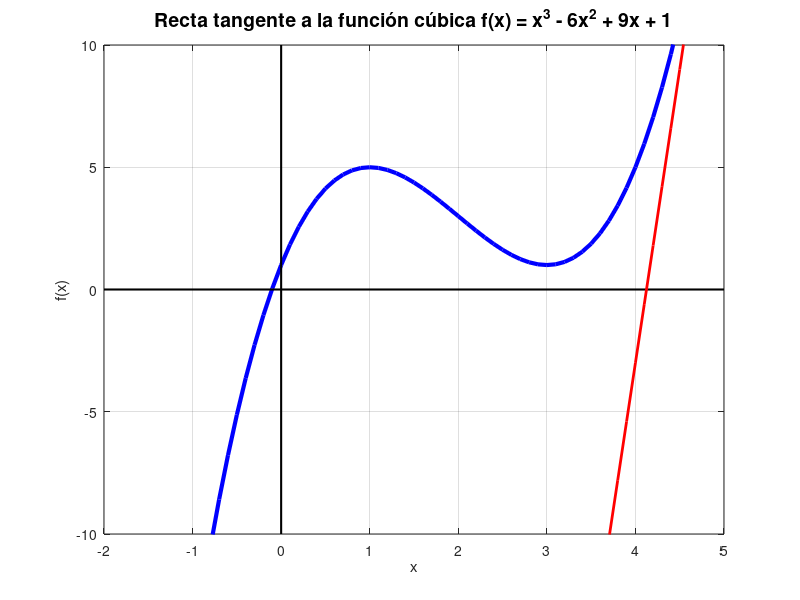

Write the MATLAB code that produced this figure.
% Limpiar la pantalla y las variables
clc;
clear;

% Definir el rango de x para la función cúbica
x = -2:0.1:5; % Rango ajustado para mejor visualización
y = x.^3 - 6*x.^2 + 9*x + 1; % Definir la función cúbica

% Graficar la función cúbica
figure;
plot(x, y, 'b', 'LineWidth', 3); % Función cúbica en azul grueso
hold on;
grid on;
axis([-2 5 -10 10]); % Ajustar los ejes para mejor visualización
xlabel('x');
ylabel('f(x)');
title('Recta tangente a la función cúbica f(x) = x^3 - 6x^2 + 9x + 1', 'FontSize', 14);

% Dibujar el eje x (y = 0)
plot([-2, 5], [0, 0], 'k', 'LineWidth', 1.5); % Eje x en negro

% Dibujar el eje y (x = 0)
plot([0, 0], [-10, 10], 'k', 'LineWidth', 1.5); % Eje y en negro

% Pausa inicial de 2 segundos
pause(2);

% Derivada de la función f(x) = x^3 - 6x^2 + 9x + 1
% f'(x) = 3x^2 - 12x + 9
df = @(x) 3*x.^2 - 12*x + 9;

% Bucle para mover la recta tangente a lo largo de la función
for i = 1:length(x)
    % Punto actual en la función cúbica
    x0 = x(i);
    y0 = x0^3 - 6*x0^2 + 9*x0 + 1;
    
    % Calcular la pendiente de la recta tangente
    m = df(x0); % f'(x) = 3x^2 - 12x + 9
    
    % Definir la recta tangente usando la ecuación y = m(x - x0) + y0
    x_tangent = x0 - 2:0.1:x0 + 2; % Rango de x para la recta tangente
    y_tangent = m * (x_tangent - x0) + y0;
    
    % Graficar la recta tangente
    plot(x_tangent, y_tangent, 'r', 'LineWidth', 2); % Recta tangente en rojo
    plot(x0, y0, 'ko', 'MarkerFaceColor', 'k', 'MarkerSize', 10); % Punto de tangencia en negro
    
    % Pausa para visualizar el movimiento
    pause(0.05);
    
    % Borrar la recta tangente anterior (excepto en la última iteración)
    if i < length(x)
        clf;
        plot(x, y, 'b', 'LineWidth', 3); % Volver a graficar la función cúbica
        hold on;
        grid on;
        axis([-2 5 -10 10]); % Mantener los ejes ajustados
        xlabel('x');
        ylabel('f(x)');
        title('Recta tangente a la función cúbica f(x) = x^3 - 6x^2 + 9x + 1', 'FontSize', 14);
        
        % Volver a dibujar los ejes x e y
        plot([-2, 5], [0, 0], 'k', 'LineWidth', 1.5); % Eje x en negro
        plot([0, 0], [-10, 10], 'k', 'LineWidth', 1.5); % Eje y en negro
    end
end
